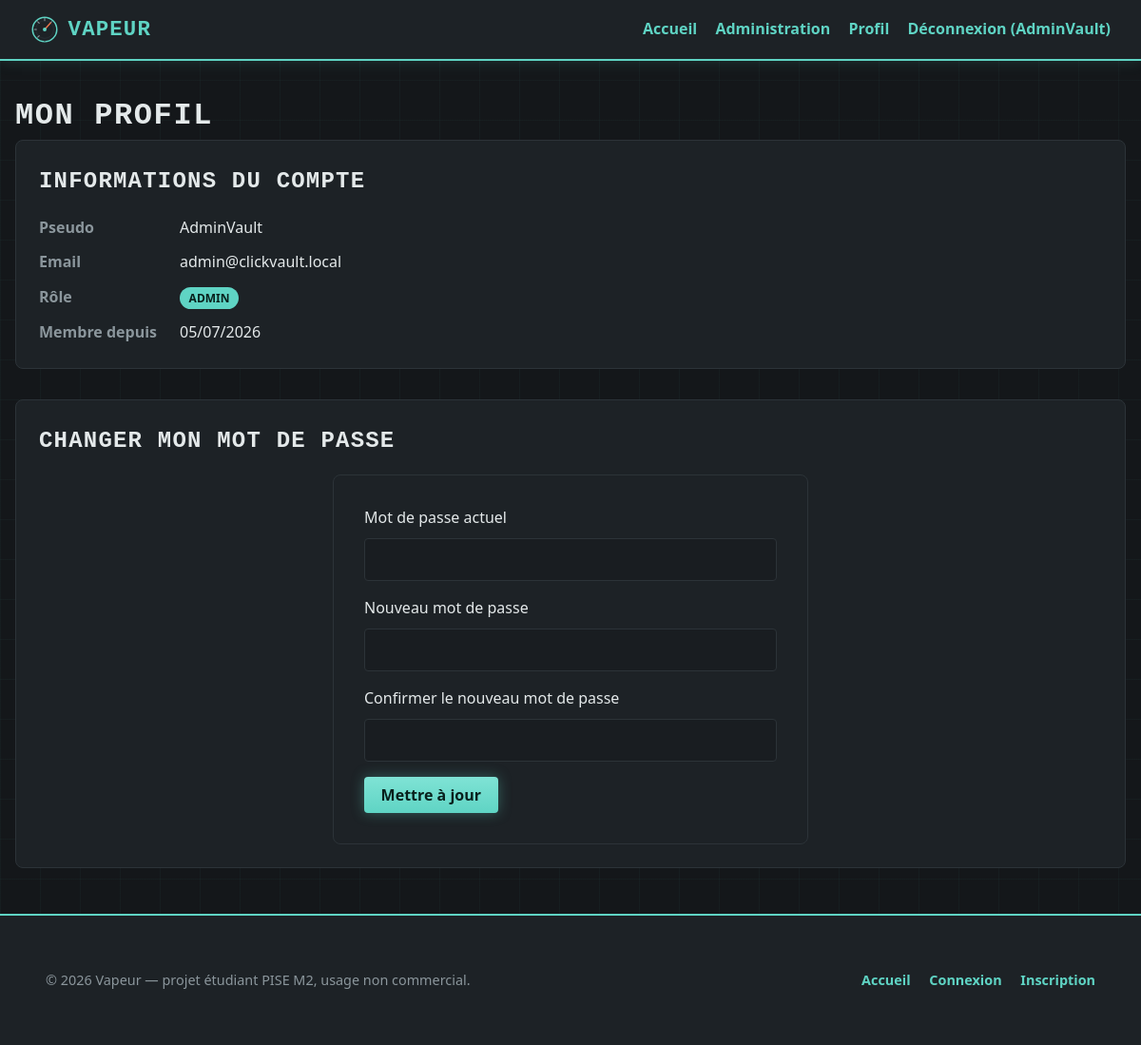
/profil.php (signed in), run on an earlier commit of the app's database.
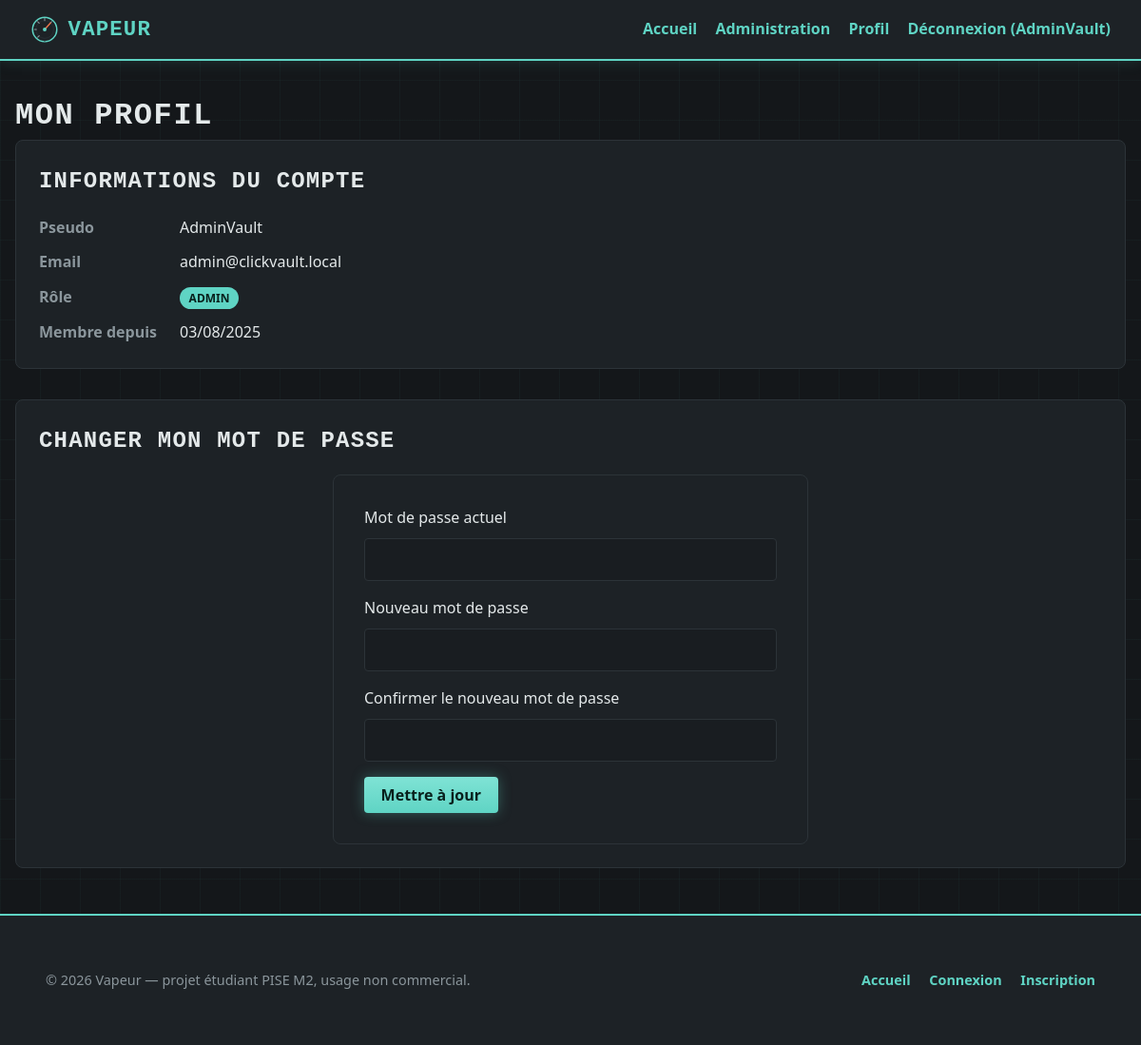
And on a later commit of the database.
### tables this page shows
CREATE TABLE `users` (
  `id_user` int(11) NOT NULL,
  `username` varchar(50) NOT NULL,
  `email` varchar(150) NOT NULL,
  `password` varchar(255) NOT NULL,
  `role` enum('user','admin') NOT NULL DEFAULT 'user',
  `created_at` datetime NOT NULL DEFAULT CURRENT_TIMESTAMP
);

### fonction/fonctions.php (called while the page is built, shortened)
<?php
function trouverUtilisateur(PDO $pdo, string $pseudo)
{
    $requete = $pdo->prepare('SELECT * FROM users WHERE username = :pseudo');
    $requete->execute(array('pseudo' => $pseudo));
    return $requete->fetch();
}

### profil.php (the view, shortened to what this page needs)
<?php
require_once 'parametrage/param.php';
require_once 'fonction/fonctions.php';
$utilisateur = trouverUtilisateur($pdo, $_SESSION['username']);
include 'header.php';
?>
<h1>Mon profil</h1>
<section class="profile-section">
    <h2>Informations du compte</h2>
    <dl class="profile-info">
        <dt>Pseudo</dt>
        <dd><?= htmlspecialchars($utilisateur['username']) ?></dd>
        <dt>Email</dt>
        <dd><?= htmlspecialchars($utilisateur['email']) ?></dd>
        <dt>Rôle</dt>
        <dd><span class="badge badge-<?= htmlspecialchars($utilisateur['role']) ?>"><?= htmlspecialchars($utilisateur['role']) ?></span></dd>
        <dt>Membre depuis</dt>
        <dd><?= date('d/m/Y', strtotime($utilisateur['created_at'])) ?></dd>
    </dl>
</section>
<section class="profile-section">
    <h2>Changer mon mot de passe</h2>
    <form method="POST" action="profil.php">
        <div class="form-group">
            <label for="motDePasseActuel">Mot de passe actuel</label>
            <input type="password" id="motDePasseActuel" name="motDePasseActuel" required>
        </div>
        <div class="form-group">
            <label for="nouveauMotDePasse">Nouveau mot de passe</label>
            <input type="password" id="nouveauMotDePasse" name="nouveauMotDePasse" minlength="8" required>
        </div>
        <div class="form-group">
            <label for="confirmationNouveauMotDePasse">Confirmer le nouveau mot de passe</label>
            <input type="password" id="confirmationNouveauMotDePasse" name="confirmationNouveauMotDePasse" minlength="8" required>
        </div>
        <button type="submit" class="btn">Mettre à jour</button>
    </form>
</section>
<?php include 'footer.php'; ?>

What changed in the data, as far as the page shows it:
changed users "AdminVault": created_at "05/07/2026" → "03/08/2025"
